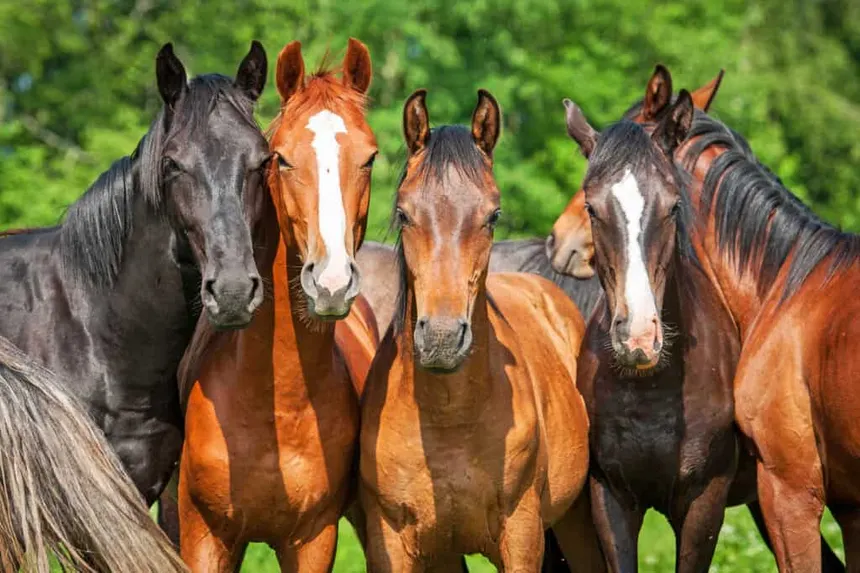
#> input picture src/api/func/tests/testing_images/horses_copy.jpg, 860 x 573 px
$ python script_de_desecho.py
#> lines starting #> are read from the running program, lines starting #| are printed output that depends on the picture
import cv2
from pathlib import Path

width = 1920
height = 1080
img_path = Path(__file__).parent / 'horses_copy.jpg'
img = cv2.imread(str(img_path))
#> img is the input picture: shape (573, 860, 3); mean B, G, R 60.8, 100.8, 118.1
img_resized = cv2.resize(img, (width, height))
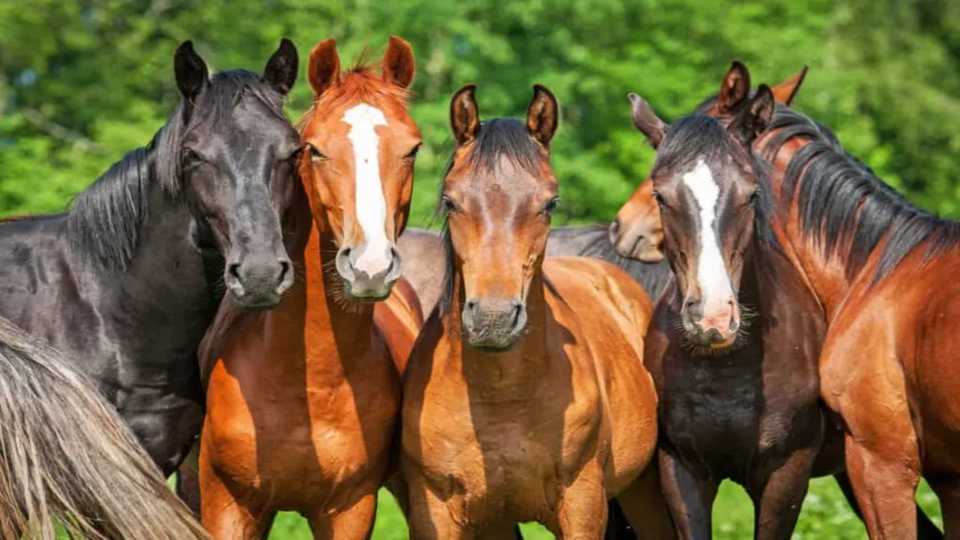
#> img_resized: shape (1080, 1920, 3) (shown at 1/2 size); mean B, G, R 60.7, 100.7, 117.9
cv2.imwrite('imagen_redimensionada.jpg', img_resized)
